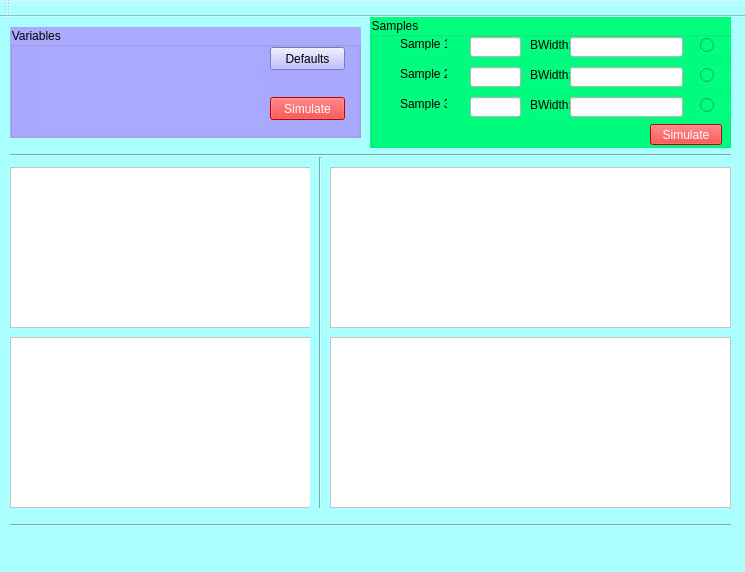
<?xml version="1.0" encoding="UTF-8"?>
<ui version="4.0">
 <class>IUCalMain</class>
 <widget class="QMainWindow" name="IUCalMain">
  <property name="geometry">
   <rect>
    <x>0</x>
    <y>0</y>
    <width>745</width>
    <height>572</height>
   </rect>
  </property>
  <property name="minimumSize">
   <size>
    <width>745</width>
    <height>572</height>
   </size>
  </property>
  <property name="maximumSize">
   <size>
    <width>745</width>
    <height>572</height>
   </size>
  </property>
  <property name="windowTitle">
   <string>IUCalMain</string>
  </property>
  <property name="styleSheet">
   <string notr="true">background-color: rgb(170, 255, 255);</string>
  </property>
  <property name="animated">
   <bool>false</bool>
  </property>
  <widget class="QWidget" name="centralWidget">
   <widget class="QGroupBox" name="groupBox">
    <property name="geometry">
     <rect>
      <x>10</x>
      <y>10</y>
      <width>351</width>
      <height>111</height>
     </rect>
    </property>
    <property name="styleSheet">
     <string notr="true">background-color: rgb(170, 170, 255);</string>
    </property>
    <property name="title">
     <string>Variables </string>
    </property>
    <widget class="QPushButton" name="pushButton">
     <property name="geometry">
      <rect>
       <x>260</x>
       <y>70</y>
       <width>75</width>
       <height>23</height>
      </rect>
     </property>
     <property name="styleSheet">
      <string notr="true">background-color: rgb(255, 0, 0);
color: rgb(255, 255, 255);</string>
     </property>
     <property name="text">
      <string>Simulate</string>
     </property>
    </widget>
    <widget class="QPushButton" name="LoadDefaults">
     <property name="geometry">
      <rect>
       <x>260</x>
       <y>20</y>
       <width>75</width>
       <height>23</height>
      </rect>
     </property>
     <property name="text">
      <string>Defaults</string>
     </property>
    </widget>
    <widget class="QWidget" name="">
     <property name="geometry">
      <rect>
       <x>30</x>
       <y>50</y>
       <width>221</width>
       <height>22</height>
      </rect>
     </property>
     <layout class="QHBoxLayout" name="horizontalLayout_2">
      <item>
       <widget class="QLabel" name="label_2">
        <property name="text">
         <string>SecPerHr            </string>
        </property>
       </widget>
      </item>
      <item>
       <widget class="QLineEdit" name="inSecPerHr">
        <property name="styleSheet">
         <string notr="true">background-color: rgb(255, 255, 255);</string>
        </property>
       </widget>
      </item>
     </layout>
    </widget>
    <widget class="QWidget" name="">
     <property name="geometry">
      <rect>
       <x>30</x>
       <y>20</y>
       <width>222</width>
       <height>22</height>
      </rect>
     </property>
     <layout class="QHBoxLayout" name="horizontalLayout">
      <item>
       <widget class="QLabel" name="label">
        <property name="text">
         <string>Base BandW idth</string>
        </property>
       </widget>
      </item>
      <item>
       <widget class="QLineEdit" name="inBandwidth">
        <property name="styleSheet">
         <string notr="true">background-color: rgb(255, 255, 255);</string>
        </property>
        <property name="readOnly">
         <bool>false</bool>
        </property>
       </widget>
      </item>
     </layout>
    </widget>
    <widget class="QWidget" name="">
     <property name="geometry">
      <rect>
       <x>30</x>
       <y>80</y>
       <width>221</width>
       <height>22</height>
      </rect>
     </property>
     <layout class="QHBoxLayout" name="horizontalLayout_3">
      <item>
       <widget class="QLabel" name="label_3">
        <property name="text">
         <string>SecPerDay         </string>
        </property>
       </widget>
      </item>
      <item>
       <widget class="QLineEdit" name="inSecPerDay">
        <property name="styleSheet">
         <string notr="true">background-color: rgb(255, 255, 255);</string>
        </property>
       </widget>
      </item>
     </layout>
    </widget>
   </widget>
   <widget class="QTextBrowser" name="AC_OutputDays">
    <property name="geometry">
     <rect>
      <x>10</x>
      <y>150</y>
      <width>301</width>
      <height>161</height>
     </rect>
    </property>
    <property name="styleSheet">
     <string notr="true">background-color: rgb(255, 255, 255);</string>
    </property>
   </widget>
   <widget class="QTextBrowser" name="AC_OutputWeeks">
    <property name="geometry">
     <rect>
      <x>10</x>
      <y>320</y>
      <width>301</width>
      <height>171</height>
     </rect>
    </property>
    <property name="styleSheet">
     <string notr="true">background-color: rgb(255, 255, 255);</string>
    </property>
   </widget>
   <widget class="QTextBrowser" name="SampleDayOutput">
    <property name="geometry">
     <rect>
      <x>330</x>
      <y>150</y>
      <width>401</width>
      <height>161</height>
     </rect>
    </property>
    <property name="styleSheet">
     <string notr="true">background-color: rgb(255, 255, 255);</string>
    </property>
   </widget>
   <widget class="QTextBrowser" name="SampleWeekOutput">
    <property name="geometry">
     <rect>
      <x>330</x>
      <y>320</y>
      <width>401</width>
      <height>171</height>
     </rect>
    </property>
    <property name="styleSheet">
     <string notr="true">background-color: rgb(255, 255, 255);</string>
    </property>
   </widget>
   <widget class="Line" name="line">
    <property name="geometry">
     <rect>
      <x>10</x>
      <y>130</y>
      <width>721</width>
      <height>16</height>
     </rect>
    </property>
    <property name="orientation">
     <enum>Qt::Horizontal</enum>
    </property>
   </widget>
   <widget class="Line" name="line_2">
    <property name="geometry">
     <rect>
      <x>310</x>
      <y>140</y>
      <width>20</width>
      <height>351</height>
     </rect>
    </property>
    <property name="orientation">
     <enum>Qt::Vertical</enum>
    </property>
   </widget>
   <widget class="Line" name="line_3">
    <property name="geometry">
     <rect>
      <x>10</x>
      <y>500</y>
      <width>721</width>
      <height>16</height>
     </rect>
    </property>
    <property name="orientation">
     <enum>Qt::Horizontal</enum>
    </property>
   </widget>
   <widget class="QGroupBox" name="groupBox_2">
    <property name="geometry">
     <rect>
      <x>370</x>
      <y>0</y>
      <width>361</width>
      <height>131</height>
     </rect>
    </property>
    <property name="styleSheet">
     <string notr="true">background-color: rgb(0, 255, 127);</string>
    </property>
    <property name="title">
     <string>Samples</string>
    </property>
    <widget class="QLabel" name="label_4">
     <property name="geometry">
      <rect>
       <x>30</x>
       <y>20</y>
       <width>47</width>
       <height>13</height>
      </rect>
     </property>
     <property name="text">
      <string>Sample 1</string>
     </property>
    </widget>
    <widget class="QLabel" name="label_5">
     <property name="geometry">
      <rect>
       <x>30</x>
       <y>50</y>
       <width>47</width>
       <height>13</height>
      </rect>
     </property>
     <property name="text">
      <string>Sample 2</string>
     </property>
    </widget>
    <widget class="QLabel" name="label_7">
     <property name="geometry">
      <rect>
       <x>30</x>
       <y>80</y>
       <width>47</width>
       <height>13</height>
      </rect>
     </property>
     <property name="text">
      <string>Sample 3</string>
     </property>
    </widget>
    <widget class="QLineEdit" name="inSP1">
     <property name="geometry">
      <rect>
       <x>100</x>
       <y>20</y>
       <width>51</width>
       <height>20</height>
      </rect>
     </property>
     <property name="styleSheet">
      <string notr="true">background-color: rgb(255, 255, 255);</string>
     </property>
    </widget>
    <widget class="QLineEdit" name="inSP2">
     <property name="geometry">
      <rect>
       <x>100</x>
       <y>50</y>
       <width>51</width>
       <height>20</height>
      </rect>
     </property>
     <property name="styleSheet">
      <string notr="true">background-color: rgb(255, 255, 255);</string>
     </property>
    </widget>
    <widget class="QLineEdit" name="inSP3">
     <property name="geometry">
      <rect>
       <x>100</x>
       <y>80</y>
       <width>51</width>
       <height>20</height>
      </rect>
     </property>
     <property name="styleSheet">
      <string notr="true">background-color: rgb(255, 255, 255);</string>
     </property>
    </widget>
    <widget class="QPushButton" name="pushButton_2">
     <property name="geometry">
      <rect>
       <x>280</x>
       <y>107</y>
       <width>72</width>
       <height>21</height>
      </rect>
     </property>
     <property name="styleSheet">
      <string notr="true">background-color: rgb(255, 0, 0);
color: rgb(255, 255, 255);</string>
     </property>
     <property name="text">
      <string>Simulate</string>
     </property>
    </widget>
    <widget class="QLabel" name="label_6">
     <property name="geometry">
      <rect>
       <x>160</x>
       <y>20</y>
       <width>41</width>
       <height>16</height>
      </rect>
     </property>
     <property name="text">
      <string>BWidth:</string>
     </property>
    </widget>
    <widget class="QLabel" name="label_8">
     <property name="geometry">
      <rect>
       <x>160</x>
       <y>50</y>
       <width>41</width>
       <height>16</height>
      </rect>
     </property>
     <property name="text">
      <string>BWidth:</string>
     </property>
    </widget>
    <widget class="QLabel" name="label_9">
     <property name="geometry">
      <rect>
       <x>160</x>
       <y>80</y>
       <width>41</width>
       <height>16</height>
      </rect>
     </property>
     <property name="text">
      <string>BWidth:</string>
     </property>
    </widget>
    <widget class="QLineEdit" name="Sp1BWout">
     <property name="geometry">
      <rect>
       <x>200</x>
       <y>20</y>
       <width>113</width>
       <height>20</height>
      </rect>
     </property>
     <property name="styleSheet">
      <string notr="true">background-color: rgb(255, 255, 255);</string>
     </property>
     <property name="readOnly">
      <bool>true</bool>
     </property>
    </widget>
    <widget class="QLineEdit" name="Sp2BWout">
     <property name="geometry">
      <rect>
       <x>200</x>
       <y>50</y>
       <width>113</width>
       <height>20</height>
      </rect>
     </property>
     <property name="styleSheet">
      <string notr="true">background-color: rgb(255, 255, 255);</string>
     </property>
     <property name="readOnly">
      <bool>true</bool>
     </property>
    </widget>
    <widget class="QLineEdit" name="Sp3BWout">
     <property name="geometry">
      <rect>
       <x>200</x>
       <y>80</y>
       <width>113</width>
       <height>20</height>
      </rect>
     </property>
     <property name="styleSheet">
      <string notr="true">background-color: rgb(255, 255, 255);</string>
     </property>
     <property name="readOnly">
      <bool>true</bool>
     </property>
    </widget>
    <widget class="QRadioButton" name="Sp1Toggle">
     <property name="geometry">
      <rect>
       <x>330</x>
       <y>20</y>
       <width>82</width>
       <height>17</height>
      </rect>
     </property>
     <property name="text">
      <string/>
     </property>
    </widget>
    <widget class="QRadioButton" name="Sp2Toggle">
     <property name="geometry">
      <rect>
       <x>330</x>
       <y>50</y>
       <width>82</width>
       <height>17</height>
      </rect>
     </property>
     <property name="text">
      <string/>
     </property>
    </widget>
    <widget class="QRadioButton" name="Sp3Toggle">
     <property name="geometry">
      <rect>
       <x>330</x>
       <y>80</y>
       <width>82</width>
       <height>17</height>
      </rect>
     </property>
     <property name="text">
      <string/>
     </property>
    </widget>
   </widget>
  </widget>
  <widget class="QMenuBar" name="menuBar">
   <property name="geometry">
    <rect>
     <x>0</x>
     <y>0</y>
     <width>745</width>
     <height>21</height>
    </rect>
   </property>
  </widget>
  <widget class="QToolBar" name="mainToolBar">
   <attribute name="toolBarArea">
    <enum>TopToolBarArea</enum>
   </attribute>
   <attribute name="toolBarBreak">
    <bool>false</bool>
   </attribute>
  </widget>
  <widget class="QStatusBar" name="statusBar"/>
 </widget>
 <layoutdefault spacing="6" margin="11"/>
 <resources/>
 <connections/>
</ui>
